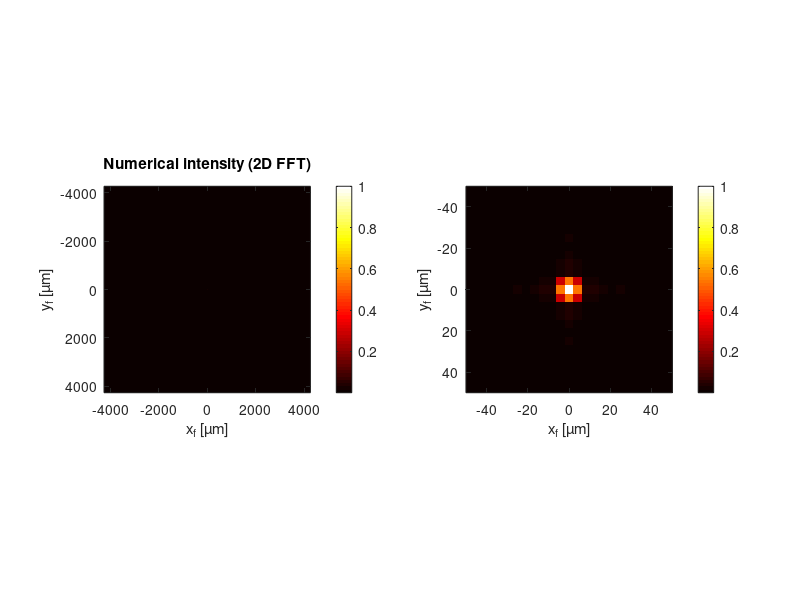

Source code (MATLAB):
% FRAUNHOFER DIFFRACTION OF A SQUARE APERTURE (2D FFT)
clear; close all; clc;

% ---- Parameters ----
lambda = 500e-9;  % wavelength [m]
f = 0.1;          % focal length [m]
a = 5e-3;         % aperture side [m]

% ---- Sampling grid ----
N = 2048;         % grid size
L = 12e-3;        % physical size of aperture plane [m]
dx = L / N;
x = (-N/2:N/2-1) * dx;
[X, Y] = meshgrid(x, x);

% ---- Square aperture ----
A = double(abs(X) <= a/2 & abs(Y) <= a/2);

% ---- 2D FFT (Fraunhofer pattern) ----
U = fftshift(fft2(ifftshift(A))) * dx^2;

% ---- Spatial frequency and focal plane coordinates ----
fx = (-N/2:N/2-1) / L;
[Fx, Fy] = meshgrid(fx, fx);
Xf = lambda * f * Fx;
Yf = lambda * f * Fy;

% ---- Normalized intensity ----
I_num = abs(U).^2;
I_num = I_num / max(I_num(:));

% ---- Analytical intensity for comparison ----
I_anal = sinc(a * Xf / (lambda * f)).^2 .* sinc(a * Yf / (lambda * f)).^2;
I_anal = I_anal / max(I_anal(:));

% ---- Plot ----
figure;
subplot(1,2,1);
imagesc(Xf(1,:)*1e6, Yf(:,1)*1e6, I_num);
axis image; colormap hot; colorbar;
xlabel('x_f [µm]'); ylabel('y_f [µm]');
title('Numerical intensity (2D FFT)');

subplot(1,2,2);
imagesc(Xf(1,:)*1e6, Yf(:,1)*1e6, I_anal);
axis image; colormap hot; colorbar;
xlabel('x_f [µm]'); ylabel('y_f [µm]');
title('Analytical intensity (sinc^2)');

% ---- Print first zero position ----
x_zero = lambda * f / a;
fprintf('Theoretical first zero at x = %.2f µm\n', x_zero*1e6);

% After plotting:
imagesc(Xf(1,:)*1e6, Yf(:,1)*1e6, I_num);
axis image; colormap hot; colorbar;
xlabel('x_f [µm]'); ylabel('y_f [µm]');
xlim([-50 50]); ylim([-50 50]); % zoom on central lobe

